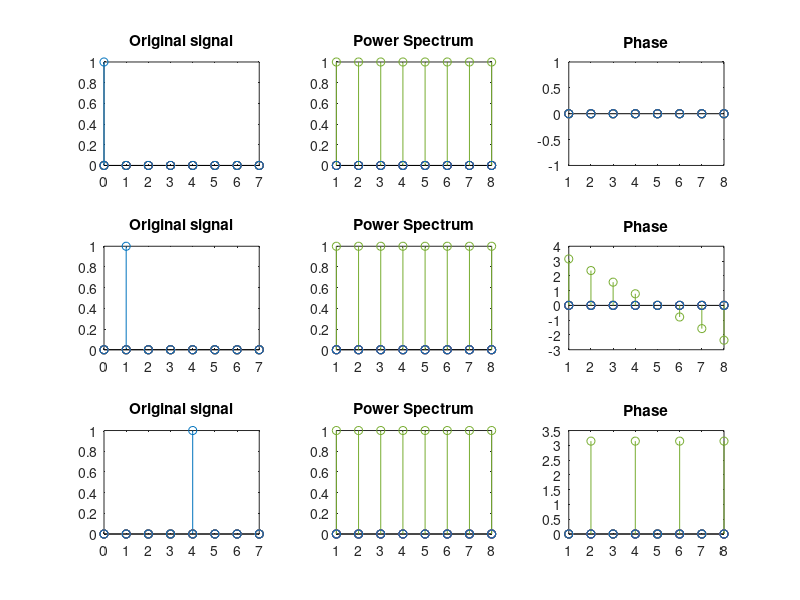

MATLAB code for this plot:
%% hw2 prog4 Part(a)
close all

x_0_range = [0, 1, 4];
n         = length(x_0_range);
 
figure;
hold on;

for i = 1:n
    % Create delta function signals
    x_0        = x_0_range(i);
    x          = 0:7;
    f          = zeros(length(x));
    f(x_0 + 1) = 1;
    
    % Perform DFT and plot
    F          = fft(f);
    Fc         = fftshift(F);
    S          = abs(Fc);
    phase      = angle(Fc);
    
    offset     = (i-1)*3;
    
    subplot(n, 3, 1 + offset);
    stem(x, f);
    title('Original signal');
    
    subplot(n, 3, 2 + offset);
    stem(S);
    title('Power Spectrum');
    
    subplot(n, 3, 3 + offset);
    stem(phase);
    title('Phase');
end

hold off;
